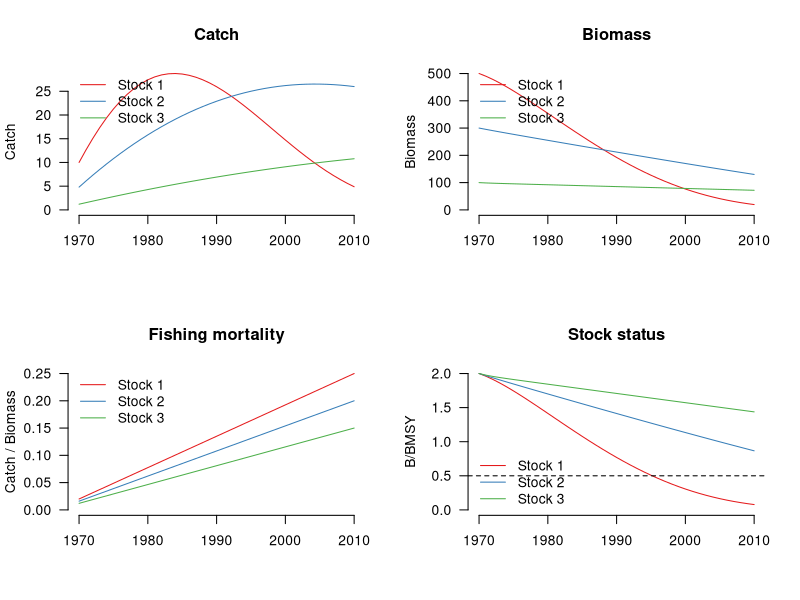
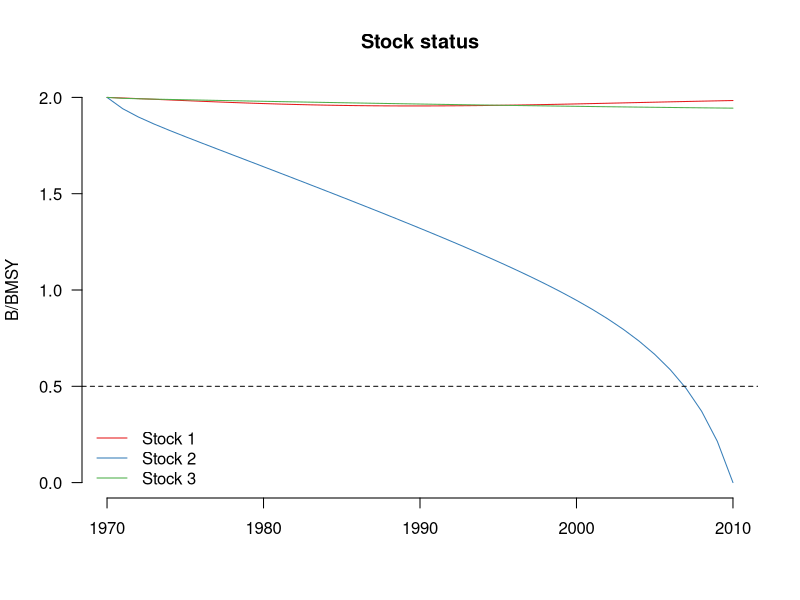

Here is the R script that generated these plots, in order:

# Setup
################################################################################

# Clear workspace
rm(list = ls())

# Turn off sci notation
options(scipen=999)

# Packages
library(plyr)
library(dplyr)
library(tidyr)
library(reshape2)
library(RColorBrewer)


# Plotting functions
################################################################################

# Plot catch time series
plot_catch <- function(C_mat, yrs){
  nstocks <- ncol(C_mat)
  cmax <- max(C_mat)
  colors <- brewer.pal(nstocks, "Set1")
  plot(x=yrs, y=C_mat[,1], bty="n", type="l", las=1, col=colors[1],
       ylim=c(0,cmax), xlab="", ylab="Catch", main="Catch") 
  for(i in 2:nstocks){
    lines(x=yrs, y=C_mat[,i], col=colors[i])
  }
  legend("topleft", bty="n", legend=paste("Stock", 1:nstocks), col=colors, lty=1)
}

# Plot biomass time series
plot_biomass <- function(B_mat, yrs){
  nstocks <- ncol(C_mat)
  bmax <- max(B_mat)
  colors <- brewer.pal(nstocks, "Set1")
  plot(x=yrs, y=B_mat[,1], bty="n", type="l", las=1, col=colors[1],
       ylim=c(0,bmax), xlab="", ylab="Biomass", main="Biomass") 
  for(i in 2:nstocks){
    lines(x=yrs, y=B_mat[,i], col=colors[i])
  }
  legend("topleft", bty="n", legend=paste("Stock", 1:nstocks), col=colors, lty=1)
}

# Plot fishing mortality time series
plot_f <- function(F_mat, yrs){
  nstocks <- ncol(F_mat)
  fmax <- max(F_mat)
  colors <- brewer.pal(nstocks, "Set1")
  plot(x=yrs, y=F_mat[,1], bty="n", type="l", las=1, col=colors[1],
       ylim=c(0,fmax), xlab="", ylab="Catch / Biomass", main="Fishing mortality") 
  for(i in 2:nstocks){
    lines(x=yrs, y=F_mat[,i], col=colors[i])
  }
  legend("topleft", bty="n", legend=paste("Stock", 1:nstocks), col=colors, lty=1)
}

# Plot B/BMSY time series
plot_bbmsy <- function(mat, yrs){
  nstocks <- ncol(mat)
  mmax <- max(mat)
  colors <- brewer.pal(nstocks, "Set1")
  plot(x=yrs, y=mat[,1], bty="n", type="l", las=1, col=colors[1],
       ylim=c(0,mmax), xlab="", ylab="B/BMSY", main="Stock status") 
  for(i in 2:nstocks){
    lines(x=yrs, y=mat[,i], col=colors[i])
  }
  abline(h=0.5, lty=2)
  legend("bottomleft", bty="n", legend=paste("Stock", 1:nstocks), col=colors, lty=1)
}

# Categorical status
bbmsy2status <- function(bbmsy){
  as.character(cut(bbmsy, breaks=c(0,0.5,1.5,999), labels=c("over", "fully", "under")))
}

# Simulate data
################################################################################

# Params
yrs <- 1970:2010
nyrs <- length(yrs)
nstocks <- 3
stocks <- paste("Stock", 1:nstocks)
r_true <- c(0.1, 0.3, 0.5)
k_true <- c(500, 300, 100)
msy_true <- r_true*k_true/4
bmsy_true <- k_true/2
fmsy_true <- r_true/2
res_true <- c("Low", "Medium", "Medium")
e_true <- seq(0.02,0.25,length.out=nyrs)
e_scalar_true <- c(1, 0.8, 0.6)

# Simulate data
# B[t+1] = bt[t] + r*bt[t]*(1-bt[t]/k) - ct[t]
B_mat_true <- matrix(data=NA, ncol=nstocks, nrow=nyrs)
C_mat <- matrix(data=NA, ncol=nstocks, nrow=nyrs)
B_mat_true[1,] <- k_true
C_mat[1,] <- k_true * e_true[1] * e_scalar_true
for(i in 1:nstocks){
  for(j in 2:nyrs){
    B_mat_true[j,i] <- B_mat_true[j-1,i] + r_true[i] * B_mat_true[j-1,i] * (1-B_mat_true[j-1,i]/k_true[i]) - C_mat[j-1,i]
    C_mat[j,i] <-  B_mat_true[j,i] * e_true[j] * e_scalar_true[i]
  }
}

# Calculate other time series
U_mat_true <- C_mat / B_mat_true
BBMSY_mat_true <- t(t(B_mat_true) / bmsy_true)

# Plot simulated data
par(mfrow=c(2,2))
plot_catch(C_mat, yrs)
plot_biomass(B_mat_true, yrs)
plot_f(U_mat_true, yrs)
plot_bbmsy(BBMSY_mat_true, yrs)


# Model functions
################################################################################

# Calculate r prior
calc_r_priors <- function(res){
  for(i in 1:length(res)){
    if(res[i]=="High"){r_prior <- c(0.6,1.5)}
    if(res[i]=="Medium"){r_prior <- c(0.2,0.8)}
    if(res[i]=="Low"){r_prior <- c(0.05,0.5)}
    if(res[i]=="Very low"){r_prior <- c(0.015,0.1)}
    if(i==1){r_priors <- r_prior}else{r_priors <- rbind(r_priors, r_prior)}
  }
  colnames(r_priors) <- c("r_lo", "r_hi")
  rownames(r_priors) <- NULL
  return(r_priors)
}

# Calculate k prior
calc_k_priors <- function(C_mat, r_priors){
  for(i in 1:ncol(C_mat)){
    catch <- C_mat[,i]
    r_prior <- r_priors[i,]
    r_lo <- r_prior[1]
    r_hi <- r_prior[2]
    c_max <- max(catch)
    k_lo <- c_max / r_hi
    k_hi <- 12 * c_max / r_lo
    k_prior <- c(k_lo, k_hi)
    if(i==1){k_priors <- k_prior}else{k_priors <- rbind(k_priors, k_prior)}
  }
  colnames(k_priors) <- c("k_lo", "k_hi")
  rownames(k_priors) <- NULL
  return(k_priors)
}

# Multi-species catch-only model
# For testing: par <- start_vals_log
mscom_nll <- function(par, C_mat, nstocks, nyrs, r_priors, k_priors){
  
  # Parameters
  ri_log <- par[1:3]
  ki_log <- par[4:6]
  ri <- exp(ri_log)
  ki <- exp(ki_log)
  
  # Check candidate r/k against priors
  # If candidate r/k values are outside bounds, report a large NLL
  # If candidate r/k values are inside bounds, proceed
  ri_check <- sum(ri < r_priors[,"r_lo"])==0 & sum(ri > r_priors[,"r_hi"])==0
  ki_check <- sum(ki < k_priors[,"k_lo"])==0 & sum(ki > k_priors[,"k_hi"])==0
  rk_check <- ri_check & ki_check
  # Outside bounds, blow up
  if(rk_check==F){
    nll_E <- 9999
  # Inside bounds, proceed
  }else{

    # Build biomass time series
    # B[t+1] = bt[t] + r*bt[t]*(1-bt[t]/k) - ct[t]
    B_mat <- matrix(data=NA, ncol=nstocks, nrow=nyrs)
    B_mat[1,] <- ki
    for(i in 1:nstocks){
      for(j in 2:nyrs){
        B_mat[j,i] <- B_mat[j-1,i] + ri[i] * B_mat[j-1,i] * (1-B_mat[j-1,i]/ki[i]) - C_mat[j-1,i]
      }
    }
    
    # Are all biomasses positive?
    # If biomass remains positive, calculate NLL
    # If biomass goes negative, report a large NLL
    pos_check <- sum(B_mat < 0)==0 & sum(is.na(B_mat))==0
    if(pos_check==F){
      nll_E <- 9999
    }else{
      
      # Derive fishing mortality time series
      F_mat <- C_mat / B_mat
      
      # Calculate log-ratio of secondary stocks to reference stock (first stock)
      F_ref <- F_mat[,3]
      F_other <- F_mat[,1:2]
      z <- log(F_other / F_ref)
      z_avg <- apply(z, 2, mean)
      
      # Calculate SSQ of log-ratio and nll
      sq <- (z-z_avg)^2
      ssq <- colSums(sq)
      nll_E <- sum(-(nyrs/2)*log(ssq))
    }
  }
  
  # Return NLL
  nll <- nll_E
  return(nll)
  
}


# Multi-species catch-only model
# For testing: C_mat<-C_mat; years<-yrs; stocks<-stocks; res<-res_true
mscom <- function(C_mat, years, stocks, res){
  
  # Time series info
  nyrs <- length(years)
  nstocks <- length(stocks)
  
  # Calculate r and k priors
  # R prior based on resilience; K prior based on max catch and r prior
  r_priors <- calc_r_priors(res_true)
  k_priors <- calc_k_priors(C_mat, r_priors)
  
  # Create lower/upper bounds to pass to optim()
  lower_bounds_log <- log(c(r_priors[,"r_lo"],k_priors[,"k_lo"]))
  upper_bounds_log <- log(c(r_priors[,"r_hi"],k_priors[,"k_hi"]))
  
  # Specify initial values
  # Median of r and k priors for each stock
  r_starts <- apply(r_priors, 1, median)
  k_starts <- apply(k_priors, 1, median)
  start_vals_log <- log(c(r_starts, k_starts))
  
  # Fit model using optim() 
  optfit <- optim(par=start_vals_log, fn=mscom_nll,
                  C_mat=C_mat, nstocks=nstocks, nyrs=nyrs, 
                  r_priors=r_priors, k_priors=k_priors,
                  control=list(trace=1, maxit=10000))
  
  # Return fit
  return(optfit)
  
}

# Extract results
get_results <- function(msfit){
  
  # Parameters
  par_est <- exp(msfit$par)
  r_est <- par_est[1:3]
  k_est <- par_est[4:6]
  msy_est <- r_est*k_est/4
  bmsy_est <- k_est/2
  fmsy_est <- r_est/2
  params <- data.frame(stocks, r_est, k_est, msy_est, bmsy_est, fmsy_est)
  
  # Build data
  B_mat <- matrix(data=NA, ncol=nstocks, nrow=nyrs)
  B_mat[1,] <- k_est
  for(i in 1:nstocks){
    # Extract coefs
    r <- r_est[i]
    k <- k_est[i]
    # Build trajectories
    for(j in 2:nyrs){
      B_mat[j,i] <- B_mat[j-1,i] + r * B_mat[j-1,i] * (1-B_mat[j-1,i]/k) - C_mat[j-1,i]
    }
  }
  
  # Other time series
  U_mat <- C_mat / B_mat
  BBMSY_mat <- t(t(B_mat) / bmsy_est)
  
  # Return output
  output <- list(params=params, B_mat=B_mat, U_mat=U_mat, BBMSY_mat=BBMSY_mat)
  return(output)
  
}


# Test model
################################################################################

# Fit MSCOM
msfit <- mscom(C_mat=C_mat, years=yrs, stocks=stocks, res=res_true)

# Get MSCOM results
msout <- get_results(msfit)

# Plot results
par(mfrow=c(1,1))
plot_bbmsy(msout[["BBMSY_mat"]], yrs)



